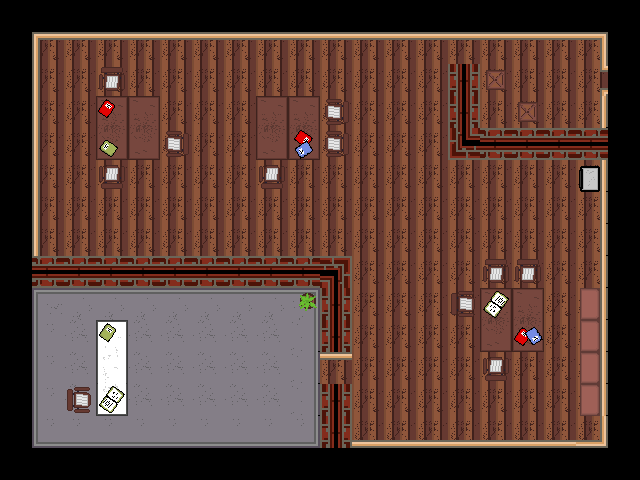

This game map was drawn from its Tiled (.tmx) file and the tilesets committed beside it. A one-line description and the full map source follow:
An orthogonal 20x15 tile map with 32x32 px tiles, 3 tile layers (Tile Layer 1, Tile Layer 2, Tile Layer 3).

<map version="1.2" tiledversion="1.2.0" orientation="orthogonal" renderorder="left-up" width="20" height="15" tilewidth="32" tileheight="32" infinite="0" nextlayerid="10" nextobjectid="1">
 <tileset firstgid="1" source="FullSpriteSheet.tsx" />
 <layer id="7" name="Tile Layer 1" width="20" height="15">
  <data encoding="csv">
104,104,104,104,104,104,104,104,104,104,104,104,104,104,104,104,104,104,104,104,
104,321,290,290,290,290,290,290,290,290,290,290,290,290,290,290,290,290,292,104,
104,387,322,322,322,322,322,322,322,322,322,322,322,322,323,322,322,322,584,104,
104,387,322,561,561,322,322,322,561,561,322,322,322,322,323,322,322,322,324,104,
104,387,322,593,593,322,322,322,593,593,322,322,322,322,353,354,354,354,354,104,
104,387,322,322,322,322,322,322,322,322,322,322,322,322,322,322,322,322,324,104,
104,387,322,322,322,322,322,322,322,322,322,322,322,322,322,322,322,322,324,104,
104,387,322,322,322,322,322,322,322,322,322,322,322,322,322,322,322,322,324,104,
104,354,354,354,354,354,354,354,354,354,291,322,322,322,322,322,322,322,324,104,
104,45,14,14,14,14,14,14,14,16,323,322,322,322,322,561,561,322,324,104,
104,111,46,302,46,46,46,46,46,48,323,322,322,322,322,593,593,322,324,104,
104,111,46,334,46,46,46,46,46,48,290,322,322,322,322,322,322,322,324,104,
104,111,46,366,46,46,46,46,46,48,323,322,322,322,322,322,322,322,324,104,
104,109,110,110,110,110,110,110,110,80,323,386,386,386,386,386,386,386,356,104,
104,104,104,104,104,104,104,104,104,104,104,104,104,104,104,104,104,104,104,104
</data>
 </layer>
 <layer id="8" name="Tile Layer 2" width="20" height="15">
  <data encoding="csv">
0,0,0,0,0,0,0,0,0,0,0,0,0,0,0,0,0,0,0,0,
0,0,0,0,0,0,0,0,0,0,0,0,0,0,0,0,0,0,0,0,
0,0,0,0,0,0,0,0,0,0,0,0,0,0,0,0,0,0,0,0,
0,0,0,0,0,0,0,0,0,0,0,0,0,0,0,0,0,0,0,0,
0,0,0,0,0,0,0,0,0,0,0,0,0,0,0,0,0,0,0,0,
0,0,0,0,0,0,0,0,0,0,0,0,0,0,0,0,0,0,0,0,
0,0,0,0,0,0,0,0,0,0,0,0,0,0,0,0,0,0,0,0,
0,0,0,0,0,0,0,0,0,0,0,0,0,0,0,0,0,0,0,0,
0,0,0,0,0,0,0,0,0,0,0,0,0,0,0,0,0,0,0,0,
0,0,0,0,0,0,0,0,0,0,0,0,0,0,0,0,0,0,0,0,
0,0,0,0,0,0,0,0,0,0,0,0,0,0,0,0,0,0,0,0,
0,0,0,0,0,0,0,0,0,0,0,0,0,0,0,0,0,0,0,0,
0,0,0,0,0,0,0,0,0,0,0,0,0,0,0,0,0,0,0,0,
0,0,0,0,0,0,0,0,0,0,0,0,0,0,0,0,0,0,0,0,
0,0,0,0,0,0,0,0,0,0,0,0,0,0,0,0,0,0,0,0
</data>
 </layer>
 <layer id="9" name="Tile Layer 3" width="20" height="15">
  <data encoding="csv">
0,0,0,0,0,0,0,0,0,0,0,0,0,0,0,0,0,0,0,0,
0,0,0,0,0,0,0,0,0,0,0,0,0,0,0,0,0,0,0,0,
0,0,0,2684354893,0,0,0,0,0,0,0,0,0,0,0,390,0,0,262,0,
0,0,0,526,398,0,0,0,398,398,3221225805,0,0,0,0,0,390,0,0,0,
0,0,0,1610613261,398,3221225805,0,0,398,2684355054,3221225805,0,0,0,0,0,0,0,0,0,
0,0,0,1610613069,0,0,0,0,1610613069,0,0,0,0,0,0,0,0,0,717,0,
0,0,0,0,0,0,0,0,0,0,0,0,0,0,0,0,0,0,0,0,
0,0,0,0,0,0,0,0,0,0,0,0,0,0,0,0,0,0,0,0,
0,0,0,0,0,0,0,0,273,273,0,0,0,0,0,2684354893,2684354893,0,0,0,
0,0,0,0,0,0,273,273,273,301,273,0,0,0,333,1610613229,398,0,2147484176,0,
0,0,273,525,0,273,273,0,0,0,0,0,0,0,0,398,494,0,2147484176,0,
0,0,46,0,273,273,0,0,0,0,0,0,0,0,0,1610613069,0,0,2147484176,0,
0,0,333,2684355053,0,0,0,0,0,0,0,0,0,0,0,0,0,0,2147484176,0,
0,0,0,0,0,0,0,0,0,0,0,0,0,0,0,0,0,0,0,0,
0,0,0,0,0,0,0,0,0,0,0,0,0,0,0,0,0,0,0,0
</data>
 </layer>
</map>
